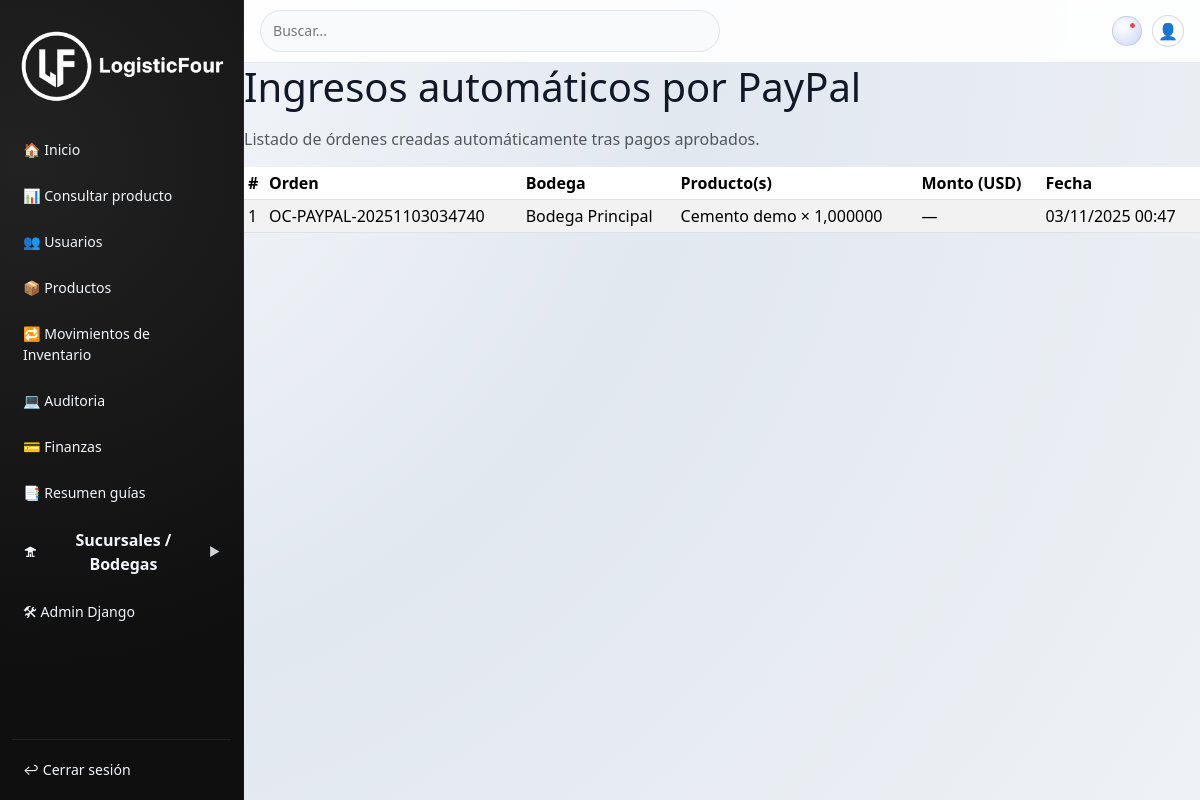
/paypal/ingresos/ (signed in), run on an earlier commit of the app's database.
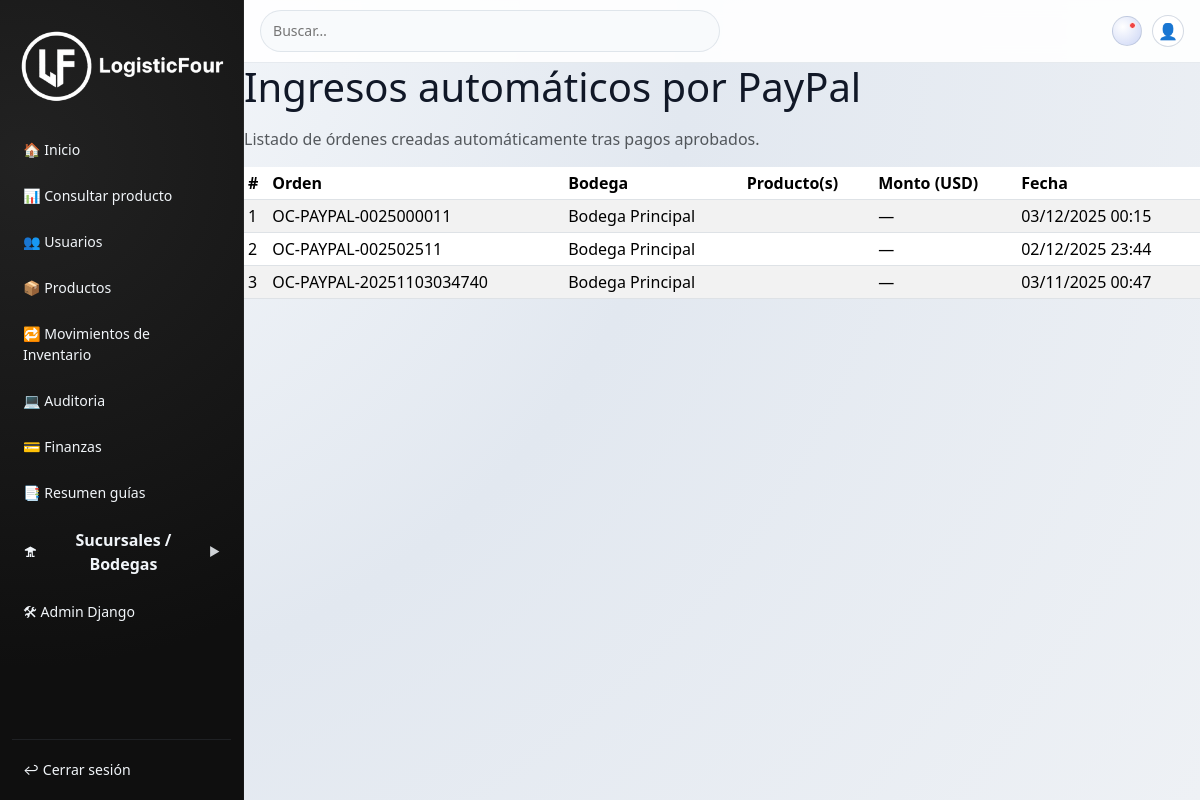
And on a later commit of the database.
### core/models.py (models this page shows, shortened)
class MarcaTiempo(models.Model):
    creado_en = models.DateTimeField(auto_now_add=True)
    actualizado_en = models.DateTimeField(auto_now=True)
    class Meta:
        abstract = True

class OrdenCompra(MarcaTiempo):
    class EstadoOC(models.TextChoices):
        DRAFT = "DRAFT", "Borrador"
        APROBADA = "APROBADA", "Aprobada"
        CERRADA = "CERRADA", "Cerrada"
        PARTIAL = "PARTIAL", "Recepción parcial"
        RECEIVED = "RECEIVED", "Recepcionada"
        CANCELLED = "CANCELLED", "Cancelada"
    proveedor = models.ForeignKey(
        User,
        on_delete=models.CASCADE,
        related_name="ordenes_compra_proveedor",
    )
    tasa_impuesto = models.ForeignKey(
        TasaImpuesto,
        on_delete=models.SET_NULL,
        null=True,
        blank=True,
    )
    bodega = models.ForeignKey(Bodega, on_delete=models.CASCADE)
    numero_orden = models.CharField(max_length=60, unique=True)
    estado = models.CharField(
        max_length=30,
        choices=EstadoOC.choices,
        default=EstadoOC.DRAFT,
    )
    fecha_esperada = models.DateField(null=True, blank=True)
    creado_por = models.ForeignKey(
        User,
        on_delete=models.SET_NULL,
        null=True,
        blank=True,
    )
    class Meta:
        db_table = "ordenes_compra"

class Bodega(MarcaTiempo):
    codigo = models.CharField(max_length=30)
    nombre = models.CharField(max_length=150)
    direccion = models.CharField(blank=True, max_length=255)
    descripcion = models.TextField(blank=True)
    activo = models.BooleanField(default=True)
    productos = models.ManyToManyField(Producto, blank=True, related_name="bodegas")
    class Meta:
        db_table = "bodegas"

class LineaOrdenCompra(models.Model):
    orden_compra = models.ForeignKey(OrdenCompra, on_delete=models.CASCADE, related_name="lineas")
    producto = models.ForeignKey(Producto, on_delete=models.CASCADE)
    descripcion = models.TextField(blank=True)
    cantidad_pedida = models.DecimalField(max_digits=20, decimal_places=6)
    unidad = models.ForeignKey(UnidadMedida, on_delete=models.CASCADE)
    precio = models.DecimalField(max_digits=14, decimal_places=4)
    descuento_pct = models.DecimalField(max_digits=6, decimal_places=3, default=0)
    class Meta:
        db_table = "lineas_orden_compra"

class Producto(models.Model):
    sku = models.CharField(max_length=100, unique=True)
    nombre = models.CharField(max_length=200)
    marca = models.ForeignKey('Marca', on_delete=models.SET_NULL, null=True, blank=True)
    categoria = models.ForeignKey('CategoriaProducto', on_delete=models.SET_NULL, null=True, blank=True)
    unidad_base = models.ForeignKey('UnidadMedida', on_delete=models.CASCADE)
    tasa_impuesto = models.ForeignKey('TasaImpuesto', on_delete=models.SET_NULL, null=True, blank=True)
    activo = models.BooleanField(default=True)
    es_serializado = models.BooleanField(default=False)
    tiene_vencimiento = models.BooleanField(default=False)
    precio = models.PositiveIntegerField(default=0)
    stock = models.PositiveIntegerField(default=0)
    ubicaciones_bodega = models.ManyToManyField(UbicacionBodega, related_name="productos_bodega", blank=True)
    ubicaciones_sucursal = models.ManyToManyField(UbicacionSucursal, related_name="productos_sucursal", blank=True)
    class Meta:
        db_table = "productos"

### core/views.py (the view)
# urls.py: path("paypal/ingresos/", views.paypal_ingresos_view, name="paypal-ingresos"),
@login_required
def paypal_ingresos_view(request):
    ordenes = (
        OrdenCompra.objects
        .filter(numero_orden__startswith="OC-PAYPAL-")
        .select_related("bodega")
        .prefetch_related("lineas__producto")
        .order_by("-id")
    )
    return render(request, "core/paypal_ingresos.html", {"ordenes": ordenes})

### core/context_processors.py (called while the page is built)
def currency_context(request):
    current = request.session.get("currency", "CLP")
    return {
        "current_currency": current,
        "currency_supported": ["CLP", "USD"],
    }

### core/templates/core/paypal_ingresos.html (shortened to what this page needs)
{% extends "core/base.html" %}
{% block content %}
<h1 class="mb-3">Ingresos automáticos por PayPal</h1>
<p class="text-muted">Listado de órdenes creadas automáticamente tras pagos aprobados.</p>
<table class="table table-striped table-sm align-middle">
  <thead>
    <tr>
      <th>#</th>
      <th>Orden</th>
      <th>Bodega</th>
      <th>Producto(s)</th>
      <th>Monto (USD)</th>
      <th>Fecha</th>
    </tr>
  </thead>
  <tbody>
  {% for oc in ordenes %}
    <tr>
      <td>{{ forloop.counter }}</td>
      <td>{{ oc.numero_orden }}</td>
      <td>{{ oc.bodega.nombre }}</td>
      <td>
        {% for linea in oc.lineas.all %}
          {{ linea.producto.nombre }} × {{ linea.cantidad_pedida }}
        {% endfor %}
      </td>
      <td>
        {% with f=oc.facturaproveedor_set.first %}
          {% if f %}{{ f.monto_total }}{% else %}—{% endif %}
        {% endwith %}
      </td>
      <td>{{ oc.creado_en|date:"d/m/Y H:i" }}</td>
    </tr>
  {% empty %}
    <tr>
      <td colspan="6" class="text-center text-muted py-4">Sin registros de PayPal aún.</td>
    </tr>
  {% endfor %}
  </tbody>
</table>
{% endblock %}

What changed in the data, as far as the page shows it:
removed LineaOrdenCompra: producto.nombre "Cemento demo", cantidad_pedida "1,000000", shown under OrdenCompra "OC-PAYPAL-20251103034740"
added OrdenCompra: numero_orden "OC-PAYPAL-0025000011", bodega.nombre "Bodega Principal", creado_en "03/12/2025 00:15"
added OrdenCompra: numero_orden "OC-PAYPAL-002502511", bodega.nombre "Bodega Principal", creado_en "02/12/2025 23:44"
